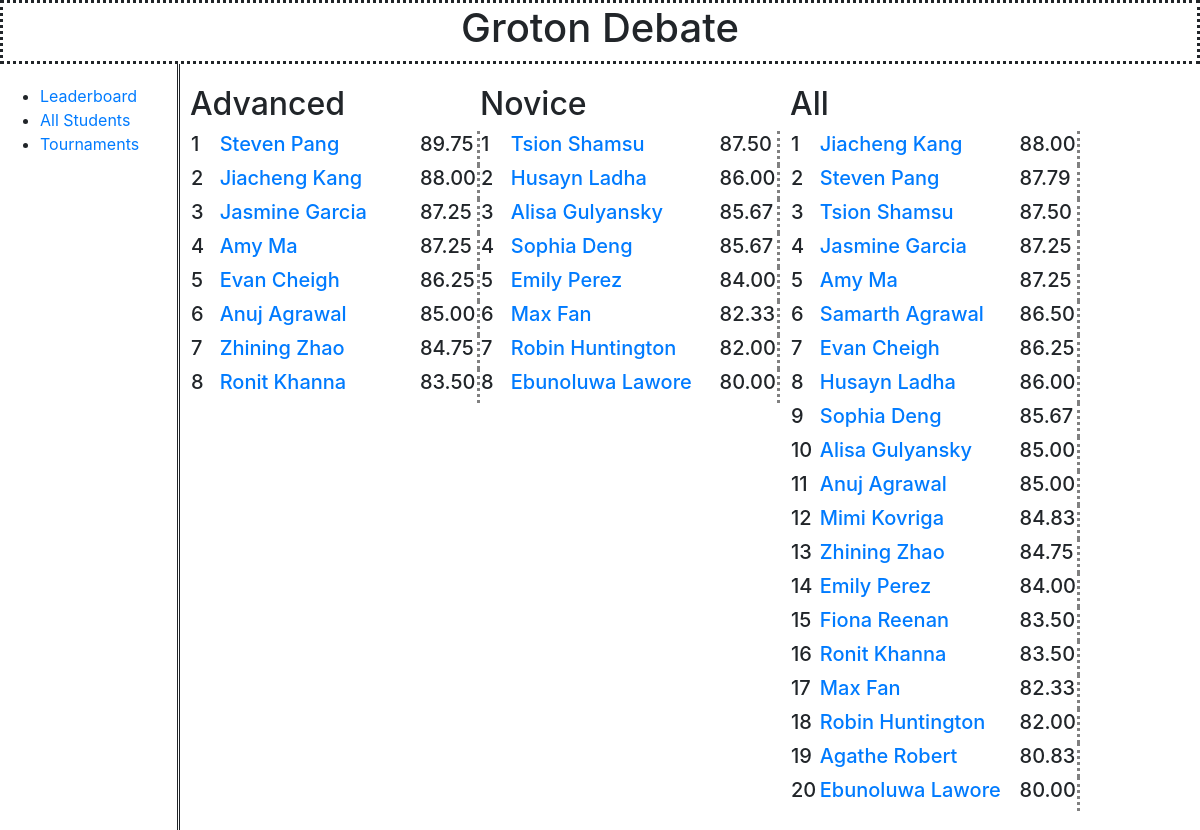
/database/leaderboard/, run on the app's committed database.
### database/models.py (models this page shows, shortened)
class Student(models.Model):
	name = models.CharField(max_length = 100, help_text = "Full Name")
	grad_year = models.IntegerField(help_text = "Form e.g '2022'")
	def __str__(self):
		return self.name
	def all_performances(self):
		return Performance.objects.filter(student__pk__exact=self.pk)
	def all_rounds(self):
		my_rounds = []
		for single_performance in self.all_performances():
			for single_round in Round.objects.filter(performance__pk__exact=single_performance.pk):
				my_rounds.append(single_round)
		return my_rounds
	def advanced_rounds(self):
		all_rounds = self.all_rounds()
		advanced_rounds = [one_round for one_round in all_rounds if one_round.division == "A"]
		return advanced_rounds
	def novice_rounds(self):
		all_rounds = self.all_rounds()
		novice_rounds = [one_round for one_round in all_rounds if one_round.division == "N"]
		return novice_rounds
	def average_round_score(self):
		count = 0
		score = 0
		for single_round in self.all_rounds():
			count = count + 1
			score = score + single_round.score
		if (count == 0):
			return -1
		else:
			return round(score/count, 2)
	def average_advanced_round_score(self):
		count = 0
		score = 0
		for single_round in self.advanced_rounds():
			count = count + 1
			score = score + single_round.score
		if (count == 0):
			return -1
		else:
			return round(score/count, 2)
	def average_novice_round_score(self):
		count = 0
		score = 0
		for single_round in self.novice_rounds():
			count = count + 1
			score = score + single_round.score
		if (count == 0):
			return -1
		else:
			return round(score/count, 2)

### database/views.py (the view)
# urls.py: path('leaderboard/', views.leaderboard, name = 'leaderboard'),
def leaderboard(request):
	def top_students():
		ranked_list = []
		for student in Student.objects.all():
			ranked_list.append((student, student.average_round_score())) #name, score
		sorted_list = sorted(ranked_list, key=lambda student:student[1], reverse = True)
		count = 0
		ranked_list = []
		for student in sorted_list:
			count = count + 1
			ranked_list.append((student[0], student[1], count))
		print(ranked_list)
		return ranked_list
	def top_advanced():
		ranked_list = []
		for student in Student.objects.all():
			if (student.average_advanced_round_score() >= 0):
				ranked_list.append((student, student.average_advanced_round_score())) #name, score
		sorted_list = sorted(ranked_list, key=lambda student:student[1], reverse = True)
		count = 0
		ranked_list = []
		for student in sorted_list:
			count = count + 1
			ranked_list.append((student[0], student[1], count))
		print(ranked_list)
		return ranked_list
	def top_novice():
		ranked_list = []
		for student in Student.objects.all():
			if (student.average_novice_round_score() >= 0):
				ranked_list.append((student, student.average_novice_round_score())) #name, score
		sorted_list = sorted(ranked_list, key=lambda student:student[1], reverse = True)
		count = 0
		ranked_list = []
		for student in sorted_list:
			count = count + 1
			ranked_list.append((student[0], student[1], count))
		print(ranked_list)
		return ranked_list
	numbers = range(1,50000)
	top_debaters = top_students()
	top_advanced_debaters = top_advanced()
	top_novice_debaters = top_novice()
	context = {
		'ranked_by_all': top_debaters,
		'ranked_by_advanced': top_advanced_debaters,
		'ranked_by_novice': top_novice_debaters,
		'numbers': numbers,
	}
	return render(request, 'leaderboard.html', context = context)

### database/templates/leaderboard.html (shortened to what this page needs)
{% extends "base.html" %}
{% block content %}
	<div class = "split left-split">
		<h2>Advanced</h2>
		<table class = "leaderboard-table">
			{% for student in ranked_by_advanced %}
			<tr>
				<td class = "leaderboard-number">
				<h5>{{student.2}}</h5>
				</td>
				<td class = "leaderboard-name">
				<a href = "{% url 'student-detail' student.0.pk %}" > <h5>{{student.0}}</h5> </a>
				</td>
				<td class = "leaderboard-score">
				<h5>{{student.1}}<h5>
				</td>
			{% endfor %}
		</table>
	</div>
	<div class = "split center-split">
		<h2>Novice</h2>
		<table class = "leaderboard-table">
			{% for student in ranked_by_novice %}
			<tr>
				<td class = "leaderboard-number">
				<h5>{{student.2}}</h5>
				</td>
				<td class = "leaderboard-name">
				<a href = "{% url 'student-detail' student.0.pk %}" ><h5>{{student.0}}</h5></a>
				</td>
				<td class = "leaderboard-score">
				<h5>{{student.1}}<h5>
				</td>
			{% endfor %}
		</table>
	</div>
	<div class = "split right-split">
		<h2>All</h2>
		<table class = "leaderboard-table">
			{% for student in ranked_by_all %}
			<tr>
				<td class = "leaderboard-number">
				<h5>{{student.2}}</h5>
				</td>
				<td class = "leaderboard-name">
				<a href = "{% url 'student-detail' student.0.pk %}" ><h5>{{student.0}}</h5></a>
				</td>
				<td class = "leaderboard-score">
				<h5>{{student.1}}<h5>
				</td>
			{% endfor %}
		</table>
	</div>
{% endblock %}

### database/templates/base.html (shortened to what this page needs)
<!DOCTYPE html>
<html lang="en">
<head>
	{% load static %}
	<link rel="stylesheet" href="https://stackpath.bootstrapcdn.com/bootstrap/4.3.1/css/bootstrap.min.css">
	<link rel="stylesheet" href="{% static 'css/styles.css' %}">
</head>
	<body>
		<div class = 'top-header'>
			<table class = 'header'>
				<tr>
					<td class = 'header'><h1>Groton Debate</h1></td>
				</tr>
			</table>
		</div>
		<div class = "sidebar">
			<ul>
				<li><a href = "{% url 'leaderboard' %}">Leaderboard</a></li>
				<li><a href = "{% url 'students' %}">All Students</a></li>
				<li><a href = "{% url 'tournaments' %}">Tournaments</a></li>
			</ul>
		</div>
		<div class = "body">
			{% block content %}
			{% endblock %}
		</div>
	</body>

### database/static/css/styles.css (style rules this page uses)
.top-header { top:0; width: 100%; z-index: 2; height: 15%; background-color: white; }
.header { text-align: center; width: 100%; border-style: dotted; }
.split { height: 100%; width: 25%; top: 15; position: fixed; z-index: 1; overflow-x: hidden; padding-top: 20px; }
.left-split { left: 15%; padding-left: 10px }
.right-split { left: 65%; padding-left: 10px }
.center-split { left: 40%; }
.sidebar { left: 0; height: 100%; width: 15%; top: 15; position: absolute; z-index: 1; overflow-x: hidden; overflow-y: auto; padding-top: 20px; padding-left: 0px; border-style: none double none none; }
.body { right: 0; height: 100%; width: 85%; top: 25px; position: fixed; z-index: 1; overflow-x: hidden; overflow-y: scroll; padding-top: 40px; }
.leaderboard-number { text-align: left; width: 10%; height: 15px; }
.leaderboard-name { text-align: left; width: 70%; height: 15px; }
.leaderboard-score { width: 20%; height: 15px; }
.leaderboard-table { width: 100%; border-style: none dotted none none }

### data on the page
Student: student "1", name "Steven Pang", student "89.75", student "2", student "87.79"
Student: student "2", name "Jiacheng Kang", student "88.00", student "1"
Student: student "3", name "Jasmine Garcia", student "87.25", student "4"
Student: student "4", name "Amy Ma", student "87.25", student "5"
Student: student "5", name "Evan Cheigh", student "86.25", student "7"
Student: student "6", name "Anuj Agrawal", student "85.00", student "11"
Student: student "7", name "Zhining Zhao", student "84.75", student "13"
Student: student "8", name "Ronit Khanna", student "83.50", student "16"
Student: student "1", name "Tsion Shamsu", student "87.50", student "3"
Student: student "2", name "Husayn Ladha", student "86.00", student "8"
Student: student "3", name "Alisa Gulyansky", student "85.67", student "10", student "85.00"
Student: student "4", name "Sophia Deng", student "85.67", student "9"
Student: student "5", name "Emily Perez", student "84.00", student "14"
Student: student "6", name "Max Fan", student "82.33", student "17"
Student: student "7", name "Robin Huntington", student "82.00", student "18"
Student: student "8", name "Ebunoluwa Lawore", student "80.00", student "20"
Student: student "6", name "Samarth Agrawal", student "86.50"
Student: student "12", name "Mimi Kovriga", student "84.83"
Student: student "15", name "Fiona Reenan", student "83.50"
Student: student "19", name "Agathe Robert", student "80.83"
